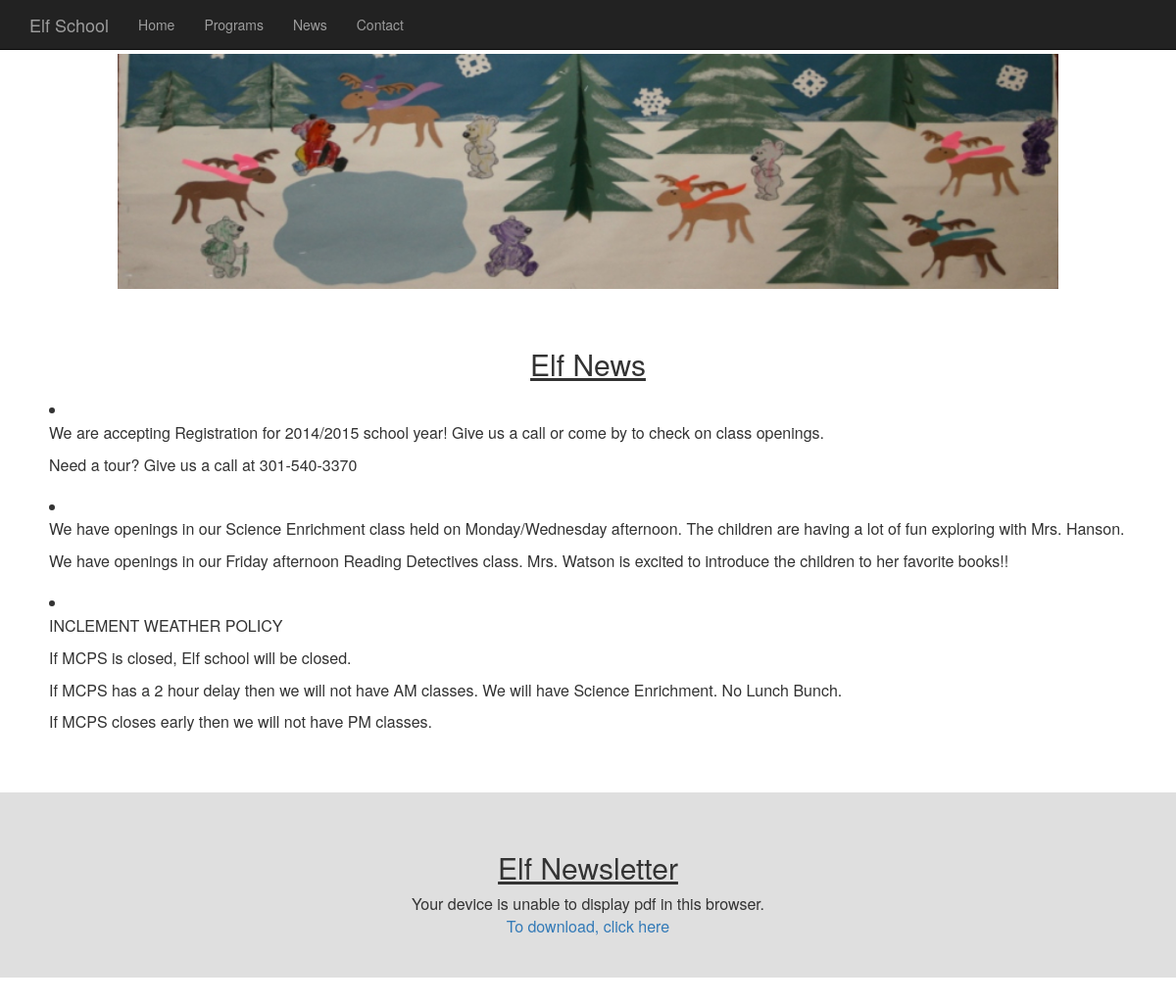
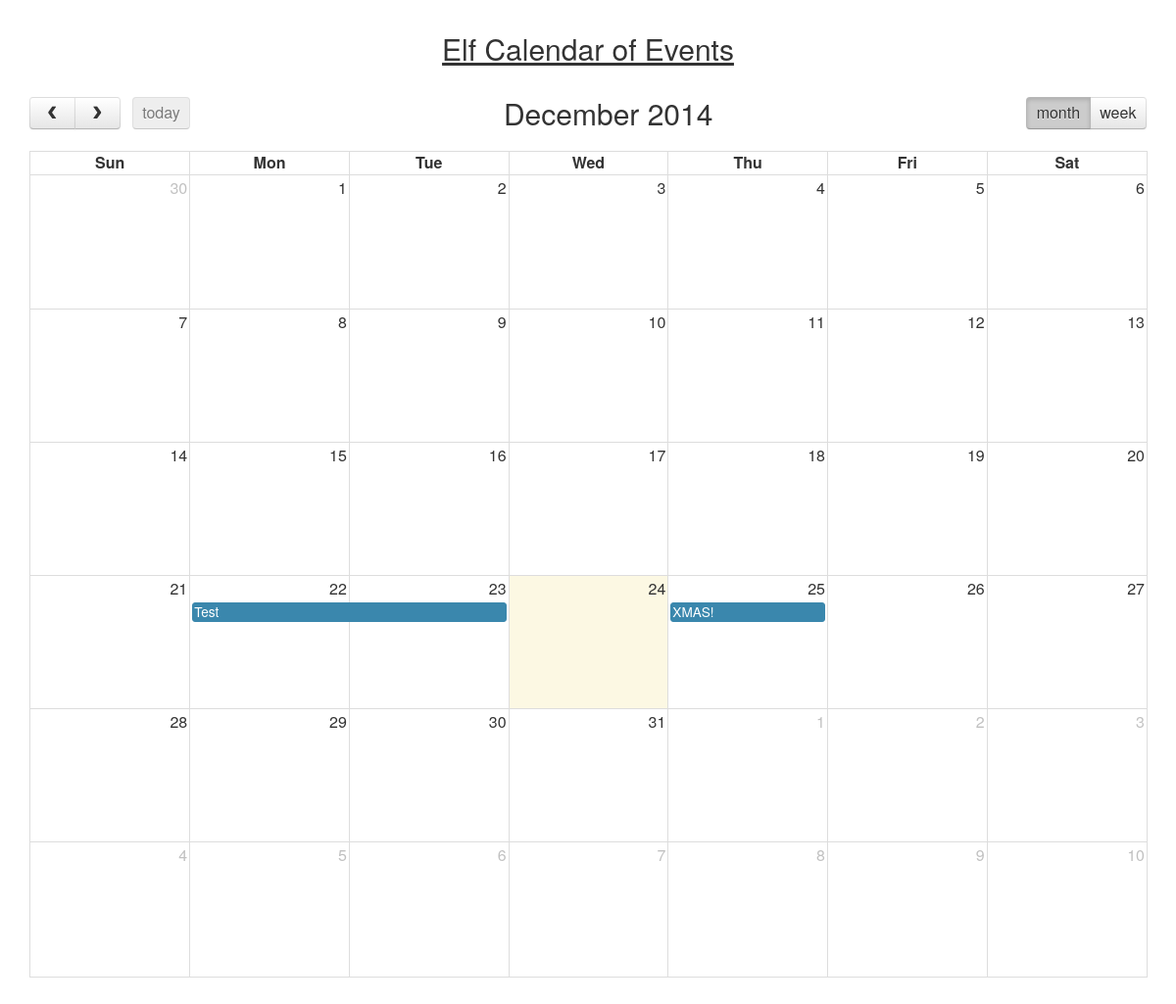
Page /news/ on the committed database (2 pictures, top to bottom).
### news/models.py (models this page shows, shortened)
class News(models.Model):
	news_item = models.TextField()

class NewsLetter(models.Model):
	newsLetter_file = models.CharField(max_length=50)
	def __unicode__(self):
		return self.newsLetter_file

### news/views.py (the view)
# urls.py: urlpatterns = patterns('', url(r'^$', views.index, name='index'),
def index(request):
	calendarJSON = calendarParse(Calendar.objects.all())
	context = {'news_': News.objects.all(),
				'newsLetter_':NewsLetter.objects.last(),
				'calendar_':calendarJSON
				}
	return render(request, 'news_index.html', context)

### news/views.py (called while the page is built)
def calendarParse(allEvents):
	totalStr = "defaultDate: '" + str(date.today()) + "',"
	totalStr += "events: [ "
	for each in allEvents:
		totalStr += "{ title: '" + each.calendar_event_title + "',"
		totalStr += "start: '" + each.calendar_event_start + "',"
		totalStr += "end: '" + each.calendar_event_end[:-2]+str(int(each.calendar_event_end[-2:])+1) + "' },"
	totalStr = totalStr[:-1] + " ]"
	return totalStr

### news/templates/news_index.html (shortened to what this page needs)
{% extends 'base.html' %}
{% block fullcalendar_head %}
	<link rel='stylesheet' href='/static/fullcalendar/fullcalendar.css'/>
	<link rel='stylesheet' href='/static/fullcalendar/fullcalendar.print.css'/ media="print">
{% endblock %}
{% block picture_block %}
	<img src="/static/img/winter_bb3.jpg" alt="News" width="80%" style="margin:0px auto;display:block;padding-top:5px">
{% endblock %}
{% block body_block %}
	<section class="starter-template">
	<div class="container">
		<h2><u>Elf News</u></h2>
		{% for each in news_ %}
		<div style="margin:20px;text-align:left">
			<li>{{ each.news_item|linebreaks }}</li>
		</div>
		{% endfor %}
	</div>
	</section>
	<section class="starter-template">
		<div class="container">
			<h2><u>Elf Newsletter</u></h2>
			<object data="/static/docs/{{ newsLetter_ }}" type="application/pdf" width="100%" height="500px">
			Your device is unable to display pdf in this browser.<br>
			<a href="/static/docs/{{ newsLetter_ }}">To download, click here</a>
			</object>
		</div>
	</section>
	<section class="starter-template">
		<div class="container">
			<h2><u>Elf Calendar of Events</u></h2>
			<br>
			<div id='calendar'></div>
		</div>
	</section>
{% endblock %}

### static/templates/css/starter-template.css (style rules this page uses)
body { padding-top: 50px; }
.starter-template { padding: 40px 15px; text-align: center; font-size: 16px; }
.starter-template:nth-child(even) { background:#DFDFDF; }

### static/fullcalendar/fullcalendar.css (style rules this page uses)
.fc { direction: ltr; text-align: left; }
body .fc { font-size: 1em; }

### static/fullcalendar/fullcalendar.print.css (style rules this page uses)
.fc { max-width: 100% !important; }

### rows in the picture
News: news_item "We are accepting Registration for 2014/2015 school year! Give us a call or come by to check on class openings. Need a tour? Give us a call at 301-540-3370"
News: news_item "We have openings in our Science Enrichment class held on Monday/Wednesday afternoon. The children are having a lot of fun exploring with Mrs. Hanson. We have openings in our Friday afternoon Reading Detectives class. Mrs. Watson is excited to introduce the children to her favorite books!!"
News: news_item "INCLEMENT WEATHER POLICY If MCPS is closed, Elf school will be closed. If MCPS has a 2 hour delay then we will not have AM classes. We will have Science Enrichment. No Lunch Bunch. If MCPS closes early then we will not have PM classes."
